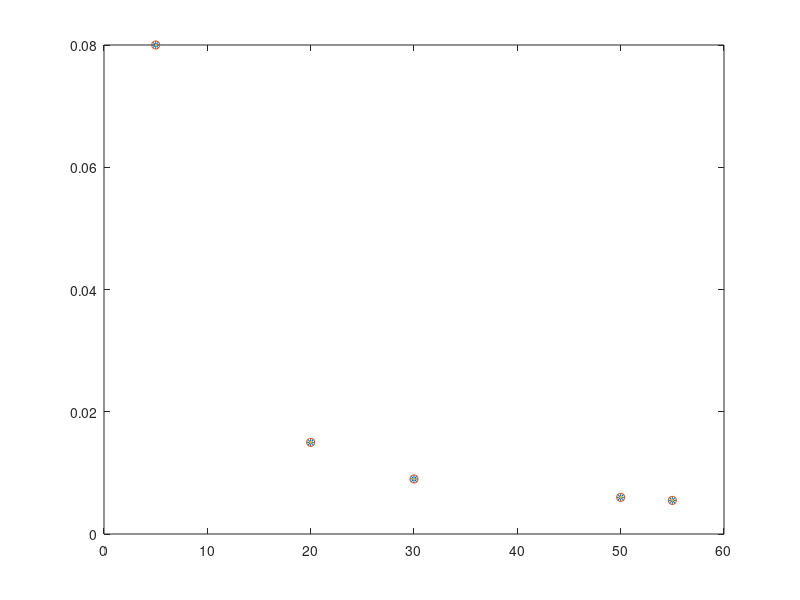

The MATLAB script that drew this image:
x = [5 20 30 50 55];
y = [0.08 0.015 0.009 0.006 0.0055]
figure
box on
hold on
plot(x,y,'*')
plot(x,y,'o')
plot(x,y,'.')
